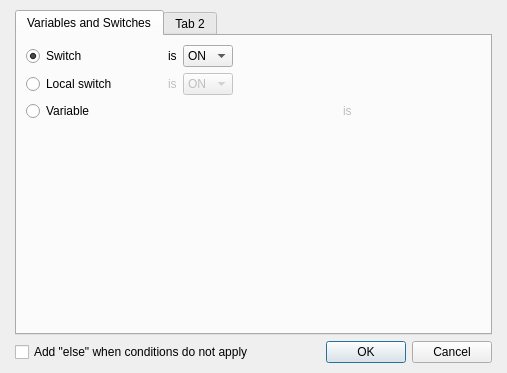
<?xml version="1.0" encoding="UTF-8"?>
<ui version="4.0">
 <class>DialogCommandConditions</class>
 <widget class="QDialog" name="DialogCommandConditions">
  <property name="geometry">
   <rect>
    <x>0</x>
    <y>0</y>
    <width>507</width>
    <height>373</height>
   </rect>
  </property>
  <property name="windowTitle">
   <string>Condition</string>
  </property>
  <layout class="QGridLayout" name="gridLayout">
   <property name="leftMargin">
    <number>15</number>
   </property>
   <property name="topMargin">
    <number>10</number>
   </property>
   <property name="rightMargin">
    <number>15</number>
   </property>
   <property name="bottomMargin">
    <number>10</number>
   </property>
   <item row="0" column="0">
    <layout class="QVBoxLayout" name="verticalLayout">
     <item>
      <widget class="QTabWidget" name="tabWidget">
       <widget class="QWidget" name="tab">
        <attribute name="title">
         <string>Variables and Switches</string>
        </attribute>
        <layout class="QGridLayout" name="gridLayout_3">
         <item row="0" column="0">
          <layout class="QGridLayout" name="gridLayout_2">
           <item row="0" column="0">
            <widget class="QRadioButton" name="radioButtonSwitch">
             <property name="text">
              <string>Switch</string>
             </property>
             <property name="checked">
              <bool>true</bool>
             </property>
            </widget>
           </item>
           <item row="0" column="1">
            <layout class="QHBoxLayout" name="horizontalLayout_2">
             <item>
              <widget class="WidgetVariableSwitch" name="widgetSwitch" native="true">
               <property name="enabled">
                <bool>true</bool>
               </property>
              </widget>
             </item>
             <item>
              <widget class="QLabel" name="labelSwitch">
               <property name="enabled">
                <bool>true</bool>
               </property>
               <property name="text">
                <string>is</string>
               </property>
              </widget>
             </item>
             <item>
              <widget class="QComboBox" name="comboBoxSwitch">
               <property name="enabled">
                <bool>true</bool>
               </property>
               <property name="minimumSize">
                <size>
                 <width>50</width>
                 <height>0</height>
                </size>
               </property>
               <property name="maximumSize">
                <size>
                 <width>50</width>
                 <height>16777215</height>
                </size>
               </property>
               <item>
                <property name="text">
                 <string>ON</string>
                </property>
               </item>
               <item>
                <property name="text">
                 <string>OFF</string>
                </property>
               </item>
              </widget>
             </item>
             <item>
              <spacer name="horizontalSpacer_3">
               <property name="orientation">
                <enum>Qt::Horizontal</enum>
               </property>
               <property name="sizeHint" stdset="0">
                <size>
                 <width>40</width>
                 <height>20</height>
                </size>
               </property>
              </spacer>
             </item>
            </layout>
           </item>
           <item row="1" column="0">
            <widget class="QRadioButton" name="radioButtonLocalSwitch">
             <property name="text">
              <string>Local switch</string>
             </property>
            </widget>
           </item>
           <item row="1" column="1">
            <layout class="QHBoxLayout" name="horizontalLayout_3">
             <item>
              <widget class="WidgetComboBoxLocalSwitches" name="widgetLocalSwitches" native="true">
               <property name="enabled">
                <bool>false</bool>
               </property>
              </widget>
             </item>
             <item>
              <widget class="QLabel" name="labelLocalSwitch">
               <property name="enabled">
                <bool>false</bool>
               </property>
               <property name="text">
                <string>is</string>
               </property>
              </widget>
             </item>
             <item>
              <widget class="QComboBox" name="comboBoxLocalSwitch">
               <property name="enabled">
                <bool>false</bool>
               </property>
               <property name="minimumSize">
                <size>
                 <width>50</width>
                 <height>0</height>
                </size>
               </property>
               <property name="maximumSize">
                <size>
                 <width>50</width>
                 <height>16777215</height>
                </size>
               </property>
               <item>
                <property name="text">
                 <string>ON</string>
                </property>
               </item>
               <item>
                <property name="text">
                 <string>OFF</string>
                </property>
               </item>
              </widget>
             </item>
             <item>
              <spacer name="horizontalSpacer_4">
               <property name="orientation">
                <enum>Qt::Horizontal</enum>
               </property>
               <property name="sizeHint" stdset="0">
                <size>
                 <width>40</width>
                 <height>20</height>
                </size>
               </property>
              </spacer>
             </item>
            </layout>
           </item>
           <item row="2" column="0">
            <widget class="QRadioButton" name="radioButtonVariable">
             <property name="text">
              <string>Variable</string>
             </property>
            </widget>
           </item>
           <item row="2" column="1">
            <layout class="QHBoxLayout" name="horizontalLayout_4">
             <item>
              <widget class="WidgetVariableSwitch" name="widgetVariableVariable" native="true">
               <property name="enabled">
                <bool>false</bool>
               </property>
               <property name="minimumSize">
                <size>
                 <width>175</width>
                 <height>0</height>
                </size>
               </property>
               <property name="maximumSize">
                <size>
                 <width>175</width>
                 <height>16777215</height>
                </size>
               </property>
              </widget>
             </item>
             <item>
              <widget class="QLabel" name="labelVariable">
               <property name="enabled">
                <bool>false</bool>
               </property>
               <property name="text">
                <string>is</string>
               </property>
              </widget>
             </item>
            </layout>
           </item>
           <item row="2" column="2">
            <spacer name="horizontalSpacer_5">
             <property name="orientation">
              <enum>Qt::Horizontal</enum>
             </property>
             <property name="sizeHint" stdset="0">
              <size>
               <width>40</width>
               <height>20</height>
              </size>
             </property>
            </spacer>
           </item>
           <item row="3" column="0">
            <spacer name="horizontalSpacer">
             <property name="orientation">
              <enum>Qt::Horizontal</enum>
             </property>
             <property name="sizeHint" stdset="0">
              <size>
               <width>68</width>
               <height>20</height>
              </size>
             </property>
            </spacer>
           </item>
           <item row="3" column="1">
            <widget class="WidgetComboBoxOperation" name="widgetVariableOperation" native="true">
             <property name="enabled">
              <bool>false</bool>
             </property>
            </widget>
           </item>
           <item row="3" column="2">
            <spacer name="horizontalSpacer_6">
             <property name="orientation">
              <enum>Qt::Horizontal</enum>
             </property>
             <property name="sizeHint" stdset="0">
              <size>
               <width>40</width>
               <height>20</height>
              </size>
             </property>
            </spacer>
           </item>
           <item row="4" column="0">
            <spacer name="horizontalSpacer_2">
             <property name="orientation">
              <enum>Qt::Horizontal</enum>
             </property>
             <property name="sizeHint" stdset="0">
              <size>
               <width>68</width>
               <height>20</height>
              </size>
             </property>
            </spacer>
           </item>
           <item row="4" column="1">
            <widget class="PanelPrimitiveValue" name="widgetVariableVariableConstant" native="true">
             <property name="enabled">
              <bool>false</bool>
             </property>
            </widget>
           </item>
           <item row="4" column="2">
            <spacer name="horizontalSpacer_7">
             <property name="orientation">
              <enum>Qt::Horizontal</enum>
             </property>
             <property name="sizeHint" stdset="0">
              <size>
               <width>40</width>
               <height>20</height>
              </size>
             </property>
            </spacer>
           </item>
          </layout>
         </item>
         <item row="1" column="0">
          <spacer name="verticalSpacer">
           <property name="orientation">
            <enum>Qt::Vertical</enum>
           </property>
           <property name="sizeHint" stdset="0">
            <size>
             <width>20</width>
             <height>40</height>
            </size>
           </property>
          </spacer>
         </item>
        </layout>
       </widget>
       <widget class="QWidget" name="tab_2">
        <attribute name="title">
         <string>Tab 2</string>
        </attribute>
       </widget>
      </widget>
     </item>
     <item>
      <layout class="QHBoxLayout" name="horizontalLayout">
       <item>
        <widget class="QCheckBox" name="checkBox">
         <property name="text">
          <string>Add &quot;else&quot; when conditions do not apply</string>
         </property>
        </widget>
       </item>
       <item>
        <widget class="QDialogButtonBox" name="buttonBox">
         <property name="orientation">
          <enum>Qt::Horizontal</enum>
         </property>
         <property name="standardButtons">
          <set>QDialogButtonBox::Cancel|QDialogButtonBox::Ok</set>
         </property>
        </widget>
       </item>
      </layout>
     </item>
    </layout>
   </item>
  </layout>
 </widget>
 <customwidgets>
  <customwidget>
   <class>WidgetVariableSwitch</class>
   <extends>QWidget</extends>
   <header>widgetvariableswitch.h</header>
   <container>1</container>
  </customwidget>
  <customwidget>
   <class>WidgetComboBoxOperation</class>
   <extends>QWidget</extends>
   <header>widgetcomboboxoperation.h</header>
   <container>1</container>
  </customwidget>
  <customwidget>
   <class>WidgetComboBoxLocalSwitches</class>
   <extends>QWidget</extends>
   <header>widgetcomboboxlocalswitches.h</header>
   <container>1</container>
  </customwidget>
  <customwidget>
   <class>PanelPrimitiveValue</class>
   <extends>QWidget</extends>
   <header>panelprimitivevalue.h</header>
   <container>1</container>
  </customwidget>
 </customwidgets>
 <resources/>
 <connections>
  <connection>
   <sender>buttonBox</sender>
   <signal>accepted()</signal>
   <receiver>DialogCommandConditions</receiver>
   <slot>accept()</slot>
   <hints>
    <hint type="sourcelabel">
     <x>248</x>
     <y>254</y>
    </hint>
    <hint type="destinationlabel">
     <x>157</x>
     <y>274</y>
    </hint>
   </hints>
  </connection>
  <connection>
   <sender>buttonBox</sender>
   <signal>rejected()</signal>
   <receiver>DialogCommandConditions</receiver>
   <slot>reject()</slot>
   <hints>
    <hint type="sourcelabel">
     <x>316</x>
     <y>260</y>
    </hint>
    <hint type="destinationlabel">
     <x>286</x>
     <y>274</y>
    </hint>
   </hints>
  </connection>
 </connections>
</ui>
